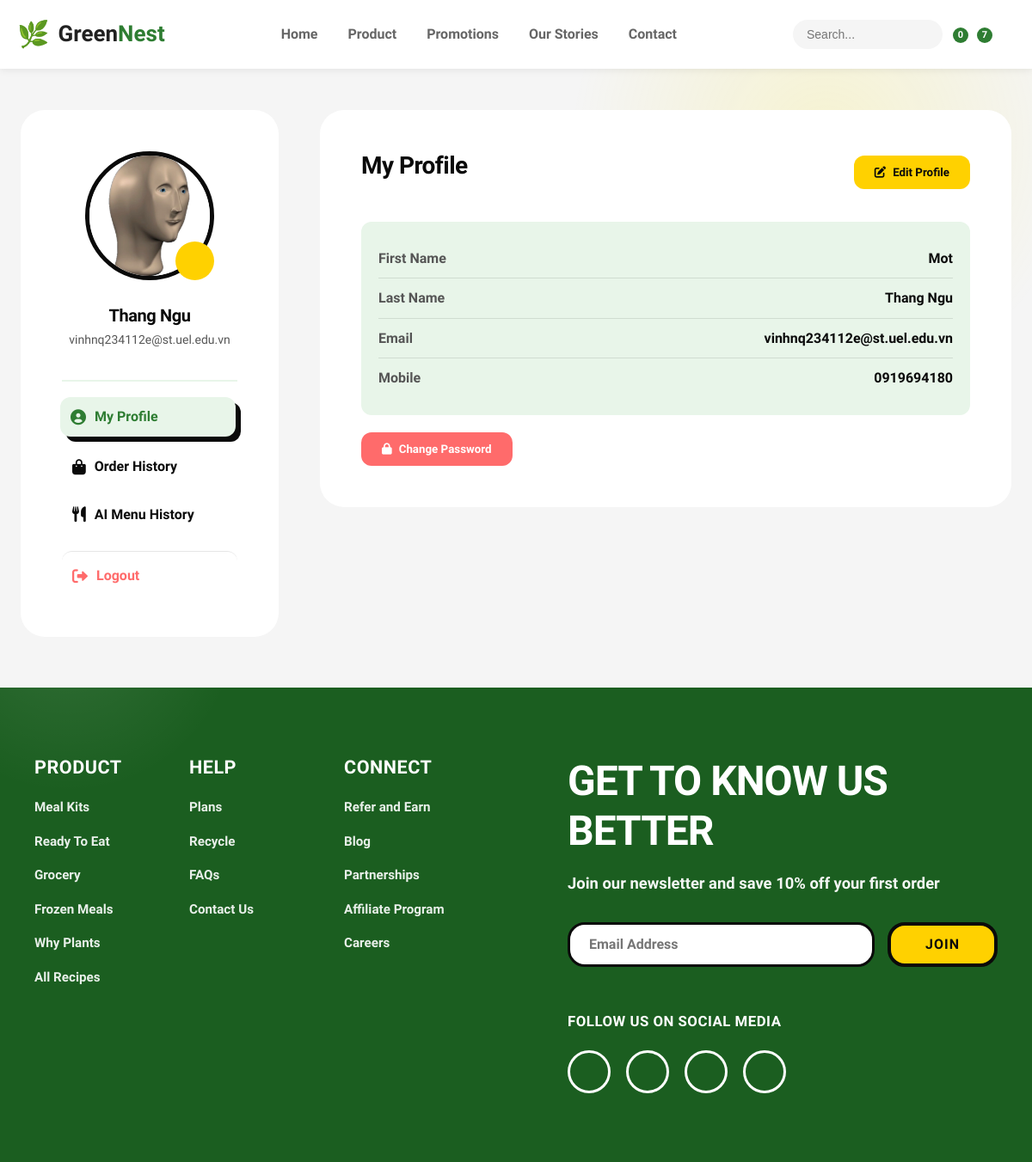
Screenshot of /myaccount/ (signed in) with the database file from the repository.
### app/models/cart.py (models this page shows, shortened)
class Cart(models.Model):
    user = models.ForeignKey(
        settings.AUTH_USER_MODEL,
        on_delete=models.CASCADE,
        related_name="carts",
        null=True,
        blank=True
    )
    session_key = models.CharField(max_length=100, null=True, blank=True)
    created_at = models.DateTimeField(auto_now_add=True)

### app/models/user_customer.py (models this page shows, shortened)
class Customer(models.Model):
    user = models.OneToOneField(User, on_delete=models.CASCADE, null=True, blank=True)
    name = models.CharField(max_length=200, null=True)
    phone = models.CharField(max_length=15, null=True, blank=True)
    customer_image = models.ImageField(upload_to='Profile/', null=True, blank=True)

### app/views/view_auth.py (the view)
# urls.py: path('myaccount/', views.myaccount, name='myaccount'),
@login_required
def myaccount(request):
    view_mode = request.GET.get("view", "profile")
    customer = getattr(request.user, "customer", None)
    recent_orders = Order.objects.filter(customer=customer).order_by("-date_order")[:3]
    recent_order = Order.objects.filter(customer=customer).order_by("-date_order").first()
    cart = get_or_create_cart(request)
    return render(request, "app/myaccount.html", {
        "customer": customer,
        "recent_orders": recent_orders,
        "recent_order": recent_order,
        "active_tab": view_mode,
        "cart": cart,
    })

### app/models/order_payment.py (called while the page is built)
    @property
    def get_cart_total(self):
        total = sum(item.get_total for item in self.orderitem_set.all())
        if self.used_reward:
            total *= Decimal("0.90")
        if self.coupon and self.coupon.is_valid():
            if self.coupon.discount_type == "percent":
                total *= (Decimal("1.0") - (self.coupon.discount_value / Decimal("100")))
            elif self.coupon.discount_type == "fixed":
                total -= self.coupon.discount_value
        return max(total, Decimal("0.00"))

    @property
    def get_total(self):
        return self.price * self.quantity

### app/views/view_cart.py (called while the page is built)
def get_or_create_cart(request):
    if request.user.is_authenticated:
        cart, _ = Cart.objects.get_or_create(user=request.user)
    else:
        if not request.session.session_key:
            request.session.create()
        session_key = request.session.session_key
        cart, _ = Cart.objects.get_or_create(session_key=session_key)
    return cart

### app/templates/app/myaccount.html (shortened to what this page needs)
{% extends "app/base.html" %}
{% load static %}
{% block content %}
    <link rel="stylesheet" href="https://cdnjs.cloudflare.com/ajax/libs/font-awesome/6.0.0-beta3/css/all.min.css">
    <link rel="stylesheet" href="https://cdn.lineicons.com/4.0/lineicons.css">
    <link rel="stylesheet" href="{% static 'app/css/profile.css' %}">
    <main class="profile-main">
        <div class="profile-container">
            <div class="profile-sidebar">
                <div class="user-brief">
                    <div class="user-avatar-container">
                        <img src="{% if customer.customer_image %}{{ customer.customer_image.url }}{% else %}{% static 'app/images/avtmacdinh.jpeg' %}{% endif %}"
                            alt="User Avatar" class="user-avatar">
                        <button class="change-avatar-btn" id="changeAvatarBtn">
                        </button>
                    </div>
                    <h3 class="user-name">{{ request.user.last_name }}</h3>
                    <p class="user-email">{{ request.user.email }}</p>
                </div>
                <div class="profile-navigation">
                    <a href="#" class="nav-item active" data-section="my-profile">
                        <i class="fas fa-user-circle"></i> My Profile
                    </a>
                    <a href="#" class="nav-item" data-section="orders">
                        <i class="fas fa-shopping-bag"></i> Order History
                    </a>
                    <a href="#" class="nav-item" data-section="ai-menu-history">
                        <i class="fas fa-utensils"></i> AI Menu History
                    </a>
                    <a href="login.html" class="nav-item logout">
                        <i class="fas fa-sign-out-alt"></i> Logout
                    </a>
                </div>
            </div>
            <div class="profile-content">
                <section class="content-section active" id="my-profile">
                    <div class="section-header">
                        <h2>My Profile</h2>
                        <button class="edit-btn" id="editProfileBtn">
                            <i class="fas fa-edit"></i> Edit Profile
                        </button>
                    </div>
                    <div class="profile-info">
                        <div class="info-card">
                            <div class="info-row">
                                <span class="info-label">First Name</span>
                                <span class="info-value">{{ request.user.first_name }}</span>
                            </div>
                            <div class="info-row">
                                <span class="info-label">Last Name</span>
                                <span class="info-value">{{ request.user.last_name }}</span>
                            </div>
                            <div class="info-row">
                                <span class="info-label">Email</span>
                                <span class="info-value">{{ request.user.email }}</span>
                            </div>
                            <div class="info-row">
                                <span class="info-label">Mobile</span>
                                <span class="info-value">{{ customer.phone|default:'' }}</span>
                            </div>
                        </div>
                    </div>
                    <button class="change-password-btn" id="changePasswordBtn">
                        <i class="fas fa-lock"></i> Change Password
                    </button>
                </section>
            </div>
        </div>
    </main>
    <div class="toast-container">
    </div>
{% endblock %}

### app/templates/app/base.html (shortened to what this page needs)
{% load static %}
<!DOCTYPE html>
<html lang="vi">
<head>
    <link rel="stylesheet" href="{% static 'app/css/header_footer.css' %}">
    <link rel="stylesheet" href="{% static 'app/css/neo_brutalism_global.css' %}">
    <link rel="stylesheet" href="https://cdn.lineicons.com/4.0/lineicons.css">
</head>
<body>
    <header class="site-header">
        <div class="header-container">
            <a href="{% url 'home' %}" class="logo">
                <div class="logo-icon">🌿</div>
                <span class="logo-text">Green<span>Nest</span></span>
            </a>
            <nav class="navbar">
                <ul class="nav-menu">
                    <li class="nav-item {% if request.path == '/' %}active{% endif %}">
                        <a href="{% url 'home' %}" class="nav-link">Home</a>
                    </li>
                    <li class="nav-item {% if '/productlist' in request.path %}active{% endif %}">
                        <a href="{% url 'productlist' %}" class="nav-link">Product</a>
                    </li>
                    <li class="nav-item">
                        <a href="#" class="nav-link">Promotions</a>
                    </li>
                    <li class="nav-item {% if '/blog' in request.path %}active{% endif %}">
                        <a href="{% url 'blog' %}" class="nav-link">Our Stories</a>
                    </li>
                    <li class="nav-item {% if '/contact' in request.path %}active{% endif %}">
                        <a href="{% url 'contact' %}" class="nav-link">Contact</a>
                    </li>
                </ul>
            </nav>
            <div class="header-tools">
                <div class="header-search">
                    <form action="{% url 'search' %}" method="GET" class="search-form">
                        <input type="text" name="q" placeholder="Search..." class="search-input"
                            value="{{ request.GET.q|default:'' }}">
                        <button type=" submit" class="search-btn" aria-label="Submit search">
                             </button>
                    </form>
                </div>
                <div class="wishlist-wrapper">
                    <a href="#" class="icon-btn wishlist-icon" aria-label="Wishlist">
                         <span class="badge wishlist-count">0</span>
                    </a>
                </div>
                <div class="cart-wrapper">
                    <a href="{% url 'cart' %}" class="icon-btn" aria-label="Shopping Cart">
                         <span class="badge">{{ cart.items.count|default:0 }}</span>
                    </a>
                </div>
                <div class="user-wrapper">
                    {% if request.user.is_authenticated %}
                    <a href="#" class="icon-btn" aria-label="Account">
                    </a>
                    {% else %}
                    <a href="{% url 'auth' %}">
                        <h4>Login</h4>
                    </a>
                    {% endif %}
                </div>
            </div>
        </div>
    </header>
    <main>
        {% block content %}{% endblock %}
    </main>
    <footer class="newsletter-footer">
        <div class="footer-container">
            <div class="footer-links-side">
                <div class="footer-column">
                    <h4 class="footer-links-title">Product</h4>
                    <ul>
                        <li><a href="#">Meal Kits</a></li>
                        <li><a href="#">Ready To Eat</a></li>
                        <li><a href="#">Grocery</a></li>
                        <li><a href="#">Frozen Meals</a></li>
                        <li><a href="#">Why Plants</a></li>
                        <li><a href="#">All Recipes</a></li>
                    </ul>
                </div>
                <div class="footer-column">
                    <h4 class="footer-links-title">Help</h4>
                    <ul>
                        <li><a href="#">Plans</a></li>
                        <li><a href="#">Recycle</a></li>
                        <li><a href="#">FAQs</a></li>
                        <li><a href="#">Contact Us</a></li>
                    </ul>
                </div>
                <div class="footer-column">
                    <h4 class="footer-links-title">Connect</h4>
                    <ul>
                        <li><a href="#">Refer and Earn</a></li>
                        <li><a href="#">Blog</a></li>
                        <li><a href="#">Partnerships</a></li>
                        <li><a href="#">Affiliate Program</a></li>
                        <li><a href="#">Careers</a></li>
                    </ul>
                </div>
            </div>
            <div class="footer-content-side">
                <h2 class="footer-title">Get to Know Us Better</h2>
                <p class="footer-description">Join our newsletter and save 10% off your first order</p>
                <form class="newsletter-form">
                    <input type="email" class="email-input" placeholder="Email Address" required>
                    <button type="submit" class="join-button">JOIN</button>
                </form>
                <div class="social-media-section">
                    <p class="social-title">Follow us on social media</p>
                    <div class="social-icons">
                        <a href="#" class="social-icon" aria-label="Instagram">
                        </a>
                        <a href="#" class="social-icon" aria-label="Facebook">
                        </a>
                        <a href="#" class="social-icon" aria-label="TikTok">
                        </a>
                        <a href="#" class="social-icon" aria-label="YouTube">
                        </a>
                    </div>
                </div>
            </div>
        </div>
    </footer>
</body>
</html>

### app/static/app/css/neo_brutalism_global.css (style rules this page uses)
:root { --primary-color: #2E7D32; --primary-dark: #1B5E20; --primary-light: #4CAF50; --secondary-color: #FF6B35; --secondary-dark: #E55A2B; --secondary-light: #FF8C5A; --accent-yellow: #FFE600; --accent-yellow-dark: #FFD700; --accent-pink: #FF69B4; --accent-purple: #9B59B6; --accent-blue: #3498DB; --accent-cyan: #00D9FF; --black: #0A0A0A; --white: #FFFFFF; --gray-100: #F8F9FA; --gray-200: #E9ECEF; --gray-300: #DEE2E6; --gray-400: #CED4DA; --gray-500: #ADB5BD; --gray-600: #6C757D; --gray-700: #495057; --gray-800: #343A40; --gray-900: #212529; --bg-gradient-primary: linear-gradient(135deg, #dbf786 0%, #c5e76f 50%, #b8dc5f 100%); --bg-gradient-secondary: linear-gradient(135deg, #FF6B35 0%, #FF8C5A 100%); --bg-gradient-soft: linear-gradient(135deg, #F5FAF4 0%, #E6F4E6 100%); --bg-gradient-card: linear-gradient(135deg, #FFFFFF 0%, #F9FFF9 100%); --font-family: 'Montserrat', -apple-system, BlinkMacSystemFont, 'Segoe UI', sans-serif; --font-weight-normal: 500; --font-weight-medium: 600; --font-weight-bold: 700; --font-weight-black: 900; --spacing-unit: 8px; --spacing-xs: calc(var(--spacing-unit) * 0.5); --spacing-sm: var(--spacing-unit); --spacing-md: calc(var(--spacing-unit) * 2); --spacing-lg: calc(var(--spacing-unit) * 3); --spacing-xl: calc(var(--spacing-unit) * 4); --spacing-2xl: calc(var(--spacing-unit) * 6); --spacing-3xl: calc(var(--spacing-unit) * 8); --radius-sm: 8px; --radius-md: 12px; --radius-lg: 16px; --radius-xl: 20px; --radius-2xl: 28px; --radius-3xl: 36px; --radius-full: 9999px; --border-width: 3px; --border-style: solid; --border-color: var(--black); --shadow-brutal-sm: 4px 4px 0 0 var(--black); --shadow-brutal-md: 6px 6px 0 0 var(--black); --shadow-brutal-lg: 8px 8px 0 0 var(--black); --shadow-brutal-xl: 12px 12px 0 0 var(--black); --shadow-soft: 0 4px 16px rgba(0, 0, 0, 0.08); --shadow-soft-lg: 0 8px 32px rgba(0, 0, 0, 0.12); --transition-fast: 0.15s cubic-bezier(0.4, 0, 0.2, 1); --transition-base: 0.25s cubic-bezier(0.4, 0, 0.2, 1); --transition-slow: 0.35s cubic-bezier(0.4, 0, 0.2, 1); --header-height: 80px; --z-dropdown: 1000; --z-sticky: 1020; --z-fixed: 1030; --z-modal-backdrop: 1040; --z-modal: 1050; --z-popover: 1060; --z-tooltip: 1070; }
*, *::before, *::after { box-sizing: border-box; margin: 0; padding: 0; }
html { font-size: 16px; scroll-behavior: smooth; -webkit-font-smoothing: antialiased; -moz-osx-font-smoothing: grayscale; }
body { font-family: var(--font-family); font-weight: var(--font-weight-normal); line-height: 1.6; color: var(--black); background: #FFFFFF; overflow-x: hidden; padding-top: var(--header-height); }
body::before { content: ''; position: fixed; top: -10%; right: -5%; width: 600px; height: 600px; background: radial-gradient(circle, rgba(255, 230, 0, 0.15) 0%, transparent 70%); border-radius: 50%; z-index: -1; animation: float 20s ease-in-out infinite; }
body::after { content: ''; position: fixed; bottom: -10%; left: -5%; width: 500px; height: 500px; background: radial-gradient(circle, rgba(46, 125, 50, 0.12) 0%, transparent 70%); border-radius: 50%; z-index: -1; animation: float 15s ease-in-out infinite reverse; }
h1, h2, h3, h4, h5, h6 { font-weight: var(--font-weight-black); line-height: 1.2; letter-spacing: -0.02em; margin-bottom: var(--spacing-md); }
h2 { font-size: clamp(2rem, 4vw, 3rem); }
h3 { font-size: clamp(1.5rem, 3vw, 2rem); }
h4 { font-size: clamp(1.25rem, 2.5vw, 1.5rem); }
p { margin-bottom: var(--spacing-md); font-weight: var(--font-weight-normal); }
a { text-decoration: none; color: inherit; transition: all var(--transition-base); }
.checkout-section, .info-card, .feature-card, .blog-card, .cart-item { background: var(--white); border: 0px solid var(--black); border-radius: var(--radius-2xl); padding: var(--spacing-xl); box-shadow: none; transition: all 0.3s cubic-bezier(0.34, 1.56, 0.64, 1); }
@media (max-width: 1200px) { :root { --spacing-3xl: calc(var(--spacing-unit) * 6); } }
* { scrollbar-width: thin; scrollbar-color: var(--primary-color) var(--gray-100); }

### rows the page displays
Cart: items.count "7"
Customer: customer_image (picture), phone "0919694180"

### other values shown
{{ request.user.last_name }} "Thang Ngu"
{{ request.user.email }} "vinhnq234112e@st.uel.edu.vn"
{{ request.user.first_name }} "Mot"
